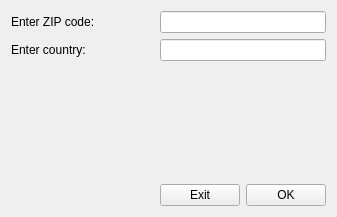
<?xml version="1.0" encoding="UTF-8"?>
<ui version="4.0">
 <class>Dialog</class>
 <widget class="QDialog" name="Dialog">
  <property name="geometry">
   <rect>
    <x>0</x>
    <y>0</y>
    <width>337</width>
    <height>217</height>
   </rect>
  </property>
  <property name="windowTitle">
   <string>Weather by ZIP code</string>
  </property>
  <layout class="QGridLayout" name="gridLayout">
   <item row="4" column="2">
    <widget class="QPushButton" name="pushButton">
     <property name="sizePolicy">
      <sizepolicy hsizetype="Fixed" vsizetype="Fixed">
       <horstretch>0</horstretch>
       <verstretch>0</verstretch>
      </sizepolicy>
     </property>
     <property name="focusPolicy">
      <enum>Qt::StrongFocus</enum>
     </property>
     <property name="text">
      <string>Exit</string>
     </property>
     <property name="autoDefault">
      <bool>false</bool>
     </property>
    </widget>
   </item>
   <item row="0" column="1">
    <spacer name="horizontalSpacer">
     <property name="orientation">
      <enum>Qt::Horizontal</enum>
     </property>
     <property name="sizeType">
      <enum>QSizePolicy::Maximum</enum>
     </property>
     <property name="sizeHint" stdset="0">
      <size>
       <width>40</width>
       <height>20</height>
      </size>
     </property>
    </spacer>
   </item>
   <item row="4" column="0">
    <spacer name="verticalSpacer">
     <property name="orientation">
      <enum>Qt::Vertical</enum>
     </property>
     <property name="sizeType">
      <enum>QSizePolicy::Fixed</enum>
     </property>
     <property name="sizeHint" stdset="0">
      <size>
       <width>20</width>
       <height>0</height>
      </size>
     </property>
    </spacer>
   </item>
   <item row="0" column="0">
    <widget class="QLabel" name="label">
     <property name="text">
      <string>Enter ZIP code:</string>
     </property>
    </widget>
   </item>
   <item row="1" column="0">
    <widget class="QLabel" name="label_2">
     <property name="sizePolicy">
      <sizepolicy hsizetype="Preferred" vsizetype="Fixed">
       <horstretch>0</horstretch>
       <verstretch>0</verstretch>
      </sizepolicy>
     </property>
     <property name="text">
      <string>Enter country: </string>
     </property>
    </widget>
   </item>
   <item row="3" column="0" colspan="3">
    <widget class="QLabel" name="label_3">
     <property name="sizePolicy">
      <sizepolicy hsizetype="Expanding" vsizetype="Minimum">
       <horstretch>0</horstretch>
       <verstretch>0</verstretch>
      </sizepolicy>
     </property>
     <property name="minimumSize">
      <size>
       <width>0</width>
       <height>100</height>
      </size>
     </property>
     <property name="text">
      <string/>
     </property>
    </widget>
   </item>
   <item row="4" column="3">
    <widget class="QPushButton" name="pushButton_2">
     <property name="sizePolicy">
      <sizepolicy hsizetype="Fixed" vsizetype="Fixed">
       <horstretch>0</horstretch>
       <verstretch>0</verstretch>
      </sizepolicy>
     </property>
     <property name="focusPolicy">
      <enum>Qt::StrongFocus</enum>
     </property>
     <property name="text">
      <string>OK</string>
     </property>
     <property name="autoDefault">
      <bool>false</bool>
     </property>
    </widget>
   </item>
   <item row="1" column="2" colspan="2">
    <widget class="QLineEdit" name="lineEdit_2"/>
   </item>
   <item row="0" column="2" colspan="2">
    <widget class="QLineEdit" name="lineEdit">
     <property name="maxLength">
      <number>217</number>
     </property>
    </widget>
   </item>
   <item row="1" column="1">
    <spacer name="horizontalSpacer_2">
     <property name="orientation">
      <enum>Qt::Horizontal</enum>
     </property>
     <property name="sizeType">
      <enum>QSizePolicy::Maximum</enum>
     </property>
     <property name="sizeHint" stdset="0">
      <size>
       <width>40</width>
       <height>20</height>
      </size>
     </property>
    </spacer>
   </item>
  </layout>
 </widget>
 <resources/>
 <connections/>
</ui>
